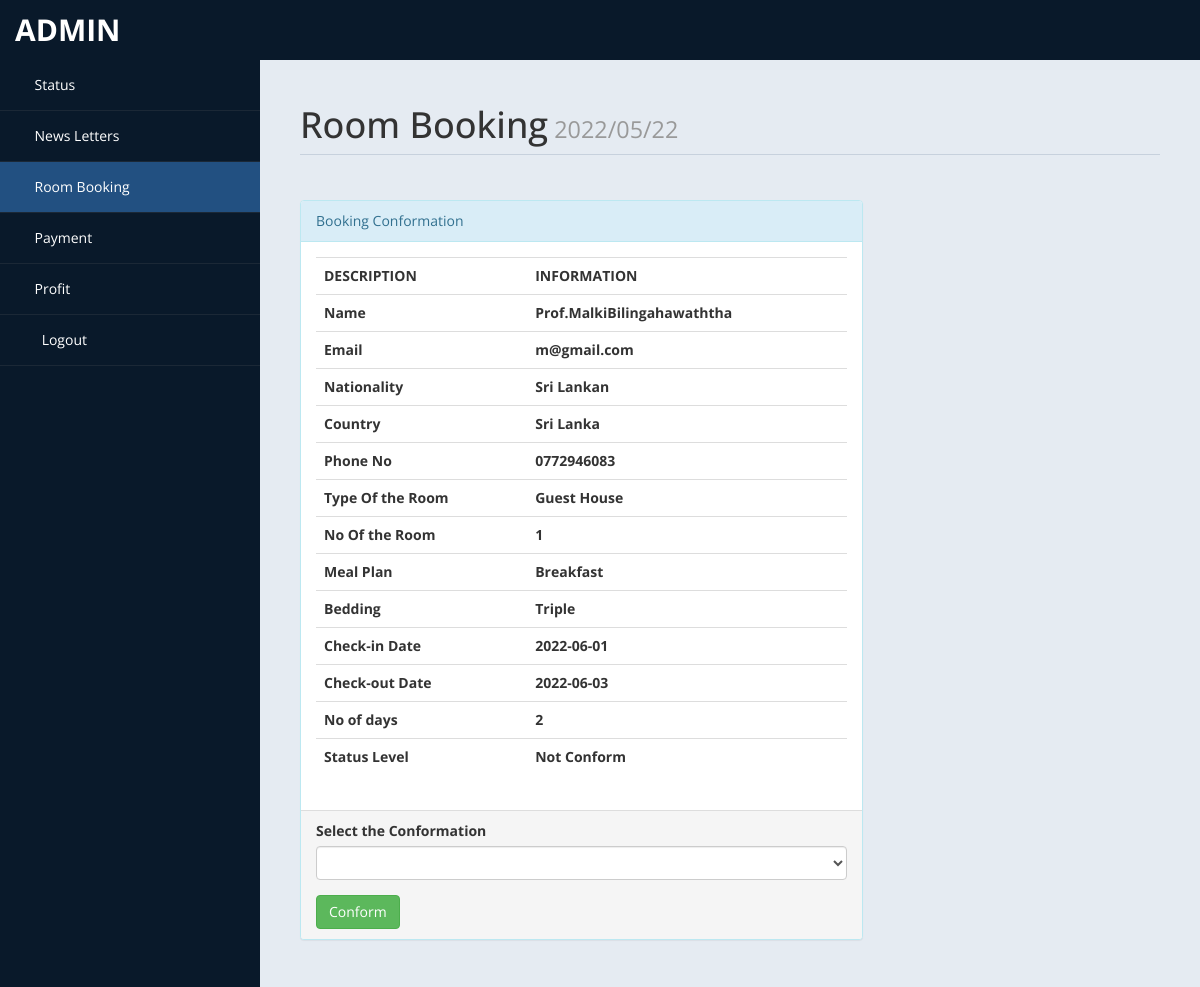
The page /admin/roombook.php?rid=6 (signed in) on the database its author committed.
### tables this page shows
CREATE TABLE `roombook` (
  `id` int(10) UNSIGNED NOT NULL,
  `Title` varchar(5) DEFAULT NULL,
  `FName` text DEFAULT NULL,
  `LName` text DEFAULT NULL,
  `Email` varchar(50) DEFAULT NULL,
  `National` varchar(30) DEFAULT NULL,
  `Country` varchar(30) DEFAULT NULL,
  `Phone` text DEFAULT NULL,
  `TRoom` varchar(20) DEFAULT NULL,
  `Bed` varchar(10) DEFAULT NULL,
  `NRoom` varchar(2) DEFAULT NULL,
  `Meal` varchar(15) DEFAULT NULL,
  `cin` date DEFAULT NULL,
  `cout` date DEFAULT NULL,
  `stat` varchar(15) DEFAULT NULL,
  `nodays` int(11) DEFAULT NULL
);

### admin/roombook.php (the view, shortened to what this page needs)
<?php
		if(!isset($_GET["rid"]))
		{
			 header("location:index.php");
		}
		else {
				$curdate=date("Y/m/d");
				include ('db.php');
				$id = $_GET['rid'];
				$sql ="Select * from roombook where id = '$id'";
				$re = mysqli_query($con,$sql);
				while($row=mysqli_fetch_array($re))
				{
					$title = $row['Title'];
					$fname = $row['FName'];
					$lname = $row['LName'];
					$email = $row['Email'];
					$nat = $row['National'];
					$country = $row['Country'];
					$Phone = $row['Phone'];
					$troom = $row['TRoom'];
					$nroom = $row['NRoom'];
					$bed = $row['Bed'];
					$meal = $row['Meal'];
					$cin = $row['cin'];
					$cout = $row['cout'];
					$sta = $row['stat'];
					$days = $row['nodays'];
				}
	}
			?>
<!DOCTYPE html>
<html xmlns="http://www.w3.org/1999/xhtml">
<head>
    <link href="assets/css/bootstrap.css" rel="stylesheet" />
    <link href="assets/css/font-awesome.css" rel="stylesheet" />
    <link href="assets/js/morris/morris-0.4.3.min.css" rel="stylesheet" />
    <link href="assets/css/custom-styles.css" rel="stylesheet" />
</head>
<body>
    <div id="wrapper">
        <nav class="navbar navbar-default top-navbar" role="navigation">
            <div class="navbar-header">
                <a class="navbar-brand" href="home.php"> <?php echo $_SESSION["user"]; ?> </a>
            </div>
            <ul class="nav navbar-top-links navbar-right">
                <li class="dropdown">
                    <a class="dropdown-toggle" data-toggle="dropdown" href="#" aria-expanded="false">
                        <i class="fa fa-user fa-fw"></i> <i class="fa fa-caret-down"></i>
                    </a>
                </li>
            </ul>
        </nav>
        <nav class="navbar-default navbar-side" role="navigation">
            <div class="sidebar-collapse">
                <ul class="nav" id="main-menu">
                    <li>
                        <a  href="home.php"><i class="fa fa-dashboard"></i> Status</a>
                    </li>
                    <li>
                        <a href="messages.php"><i class="fa fa-desktop"></i> News Letters</a>
                    </li>
					<li>
                        <a class="active-menu" href="roombook.php"><i class="fa fa-bar-chart-o"></i> Room Booking</a>
                    </li>
                    <li>
                        <a href="payment.php"><i class="fa fa-qrcode"></i> Payment</a>
                    </li>
					<li>
                        <a  href="profit.php"><i class="fa fa-qrcode"></i> Profit</a>
                    </li>
                    <li>
                        <a href="logout.php"><i class="fa fa-sign-out fa-fw"></i> Logout</a>
                    </li>
					</ul>
            </div>
        </nav>
        <div id="page-wrapper">
            <div id="page-inner">
                <div class="row">
                    <div class="col-md-12">
                        <h1 class="page-header">
                            Room Booking<small>	<?php echo  $curdate; ?> </small>
                        </h1>
                    </div>
					<div class="col-md-8 col-sm-8">
                    <div class="panel panel-info">
                        <div class="panel-heading">
                           Booking Conformation
                        </div>
                        <div class="panel-body">
							<div class="table-responsive">
                                <table class="table">
                                    <tr>
                                            <th>DESCRIPTION</th>
                                            <th>INFORMATION</th>
                                        </tr>
                                        <tr>
                                            <th>Name</th>
                                            <th><?php echo $title.$fname.$lname; ?> </th>
                                        </tr>
										<tr>
                                            <th>Email</th>
                                            <th><?php echo $email; ?> </th>
                                        </tr>
										<tr>
                                            <th>Nationality </th>
                                            <th><?php echo $nat; ?></th>
                                        </tr>
										<tr>
                                            <th>Country </th>
                                            <th><?php echo $country;  ?></th>
                                        </tr>
										<tr>
                                            <th>Phone No </th>
                                            <th><?php echo $Phone; ?></th>
                                        </tr>
										<tr>
                                            <th>Type Of the Room </th>
                                            <th><?php echo $troom; ?></th>
                                        </tr>
										<tr>
                                            <th>No Of the Room </th>
                                            <th><?php echo $nroom; ?></th>
                                        </tr>
										<tr>
                                            <th>Meal Plan </th>
                                            <th><?php echo $meal; ?></th>
                                        </tr>
										<tr>
                                            <th>Bedding </th>
                                            <th><?php echo $bed; ?></th>
                                        </tr>
										<tr>
                                            <th>Check-in Date </th>
                                            <th><?php echo $cin; ?></th>
                                        </tr>
										<tr>
                                            <th>Check-out Date</th>
                                            <th><?php echo $cout; ?></th>
                                        </tr>
										<tr>
                                            <th>No of days</th>
                                            <th><?php echo $days; ?></th>
                                        </tr>
										<tr>
                                            <th>Status Level</th>
                                            <th><?php echo $sta; ?></th>
                                        </tr>
                                </table>
                            </div>
                        </div>
                        <div class="panel-footer">
                            <form method="post">
										<div class="form-group">
														<label>Select the Conformation</label>
														<select name="conf"class="form-control">
															<option value selected>	</option>
															<option value="Conform">Conform</option>
														</select>
										 </div>
							<input type="submit" name="co" value="Conform" class="btn btn-success">
							</form>
                        </div>
                    </div>
					</div>
                </div>
         </div>
        </div>
    </div>
</body>
</html>

### admin/assets/css/custom-styles.css (style rules this page uses)
body { font-family: 'Open Sans', sans-serif; }
#wrapper { width: 100%; background:#09192A; }
#page-wrapper { padding: 15px 15px; min-height: 600px; background:#E5EBF2; }
#page-inner { width:100%; margin:10px 20px 10px 0px; background-color:transparent; padding:10px; min-height:1200px; }
h1, .h1, h2, .h2, h3, .h3 { margin-top: 7px; margin-bottom: -5px; }
.page-header { padding-bottom: 9px; margin: 10px 0 45px; border-bottom: 1px solid #C7D1DD; }
.top-navbar { margin:0px; }
.top-navbar .navbar-brand { color: #fff; width: 260px; text-align: left; height: 60px; font-size: 30px; font-weight: 700; text-transform: uppercase; line-height: 30px; }
.top-navbar .nav > li { position: relative; display: inline-block; }
.top-navbar .nav > li > a { position: relative; display: block; padding: 19px 15px; color: #77C0FD; }
.active-menu { background-color:#225081!important; }
.sidebar-collapse , .sidebar-collapse .nav { background:none; }
.sidebar-collapse .nav { padding:0; }
.sidebar-collapse .nav > li > a { color:#fff; background:transparent; text-shadow:none; }
.sidebar-collapse > .nav > li > a { padding:15px 10px; }
.sidebar-collapse > .nav > li { border-bottom: 1px solid rgba(107, 108, 109, 0.19); }
.navbar-side { border:none; background-color: transparent; }
.top-navbar { background:#09192A; border-bottom:none; }
.top-navbar .nav > li > a > i { margin-right: 2px; }
.navbar-default { border:0px solid black; }
.navbar-header { background: #09192A; }
.nav > li > a > i { margin-right:10px; }
@media (min-width:768px) { #page-wrapper { margin: 0 0 0 260px; padding: 15px 30px; min-height: 1200px; } }
@media (min-width:768px) { .navbar-side { z-index: 1; position: absolute; width: 260px; } }
@media (min-width:768px) { .navbar { border-radius: 0px; } }

### rows shown on the page
roombook: Title "Prof.", FName "Malki", LName "Bilingahawaththa", Email "m@gmail.com", National "Sri Lankan", Country "Sri Lanka", Phone "0772946083", TRoom "Guest House", NRoom "1", Meal "Breakfast", Bed "Triple", cin "2022-06-01", cout "2022-06-03", nodays "2", stat "Not Conform"

### other values the page prints
$_SESSION["user"] "ADMIN"
